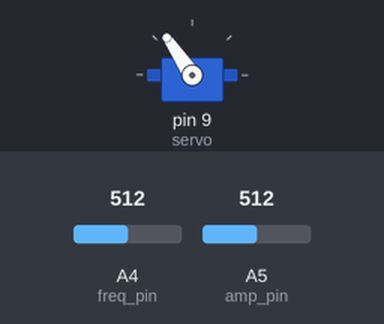
The sketch below on a simulated Arduino Uno, built with avr-gcc and run on an emulated ATmega328P. Parts: servo. The inputs (shaded band) are chosen by the test bench; at power-on: A4 (freq_pin) = 512, A5 (amp_pin) = 512.

Above: at 1.2 s.
1.3 s: A4 (freq_pin) set to 900
At 4.08 s:
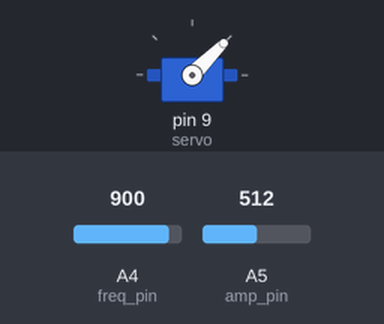
4.3 s: A5 (amp_pin) set to 306
At 5.37 s:
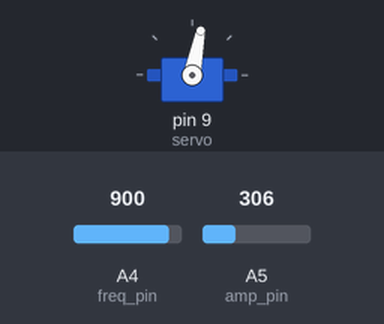
7.3 s: A5 (amp_pin) set to 122
At 7.45 s:
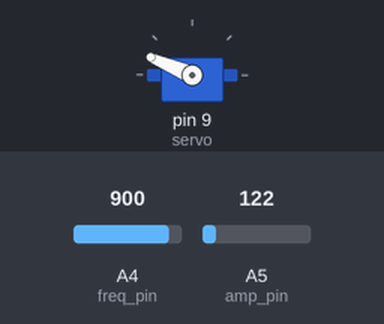
10.3 s: A4 (freq_pin) set to 1023
13.3 s: A4 (freq_pin) set to 511
Timing chart, 0 to 20.3 s (numbered marks = the images above; inputs shaded):
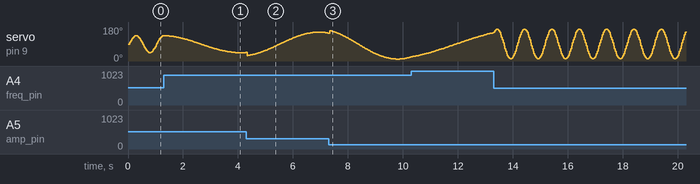

The sketch:

rocker.ino
```cpp
#include <Servo.h>
#include <math.h>

Servo servo;
//frequency:
int freq_pin=A4; //input pin
int freq_pot; //pot read value
float freq; //value in Hz

//amplitude:
int amp_pin=A5; //input pin
int amp_pot; //pot read value
float amp; //value in degrees (max 90)

float srv_vals[256]; //precalculated sin values
byte index=0; //current index in srv_vals array
int skip; //number of bits to skip in index
unsigned long switchtime; //value of micros() to send next goal to servo
const float servo_freq=100; //100 works better than theoretical 50 for some reason

//maybe precalculate freq and skip values just in case?
//can they possibly take more than 1/100s?
//works as is, but think about it

void setup() {
  servo.attach(9);
  for (int i=0;i<256;i++) srv_vals[i]=sin(float(i)*2.0*PI/256.0); //precalculate sin values
  switchtime=micros();
}

void loop() {
  freq_pot=1024-analogRead(freq_pin); //can remove 1024- to invert the pot direction
  freq=pow(10.0,(float(freq_pot-512)/512.0)); //map 0-1023 values to exp frequency scale from 0.1 to 10 hz
  amp_pot=1024-analogRead(amp_pin); //can remove 1024- to invert the pot direction
  amp=90.0*amp_pot/1024.0;
  skip=max(0,ceil(8+log(freq/servo_freq)/log(2)));
  index=(index&(255<<skip))+(1<<skip); //clear last "skip" bits and add smallest positive number with "skip" zeroes
  switchtime=switchtime+1000000*pow(2,skip-8)/freq;
  while(micros()<switchtime);
  servo.write(90+amp*srv_vals[index]);
}
```
